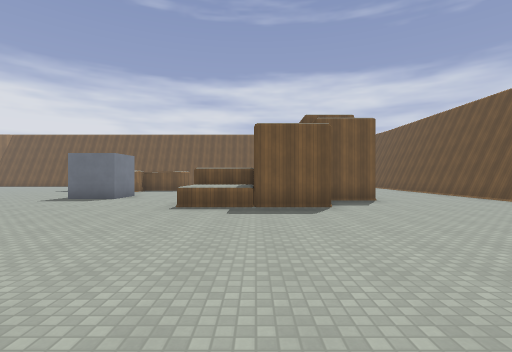
[1] (above)

24 first-person views from a walk through a Godot game level. The camera is 1.5 m above the floor, looks level and sees 85° across. The floor is counted in squares, 2 m on a side. Each view is taken from the middle of a square. On the plan, view 1 faces up. The plan holds only what a view shows up to about 10 squares ahead; the rest is blank. Surface patterns are stand-ins for the level's own textures.

[2]
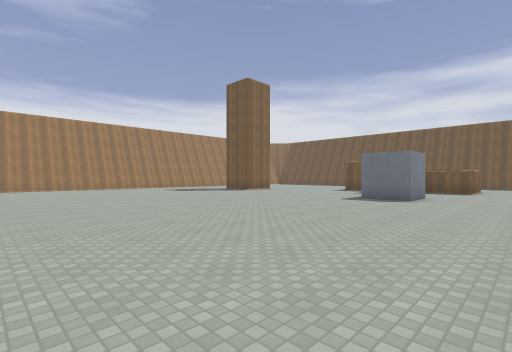

[3]
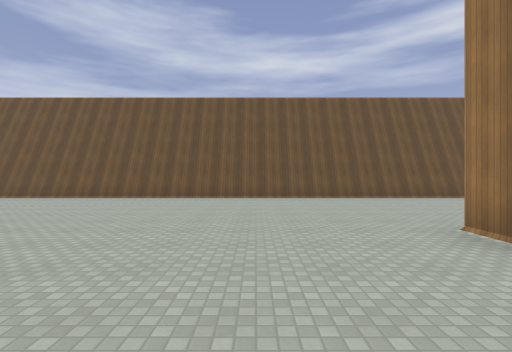

[4]
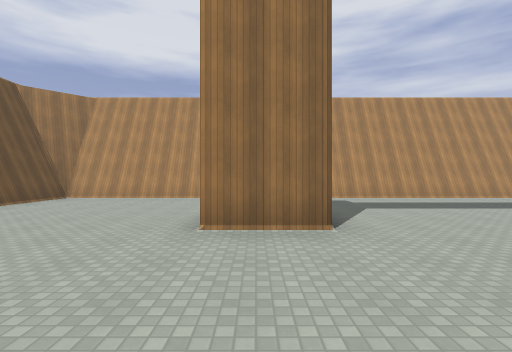

[5]
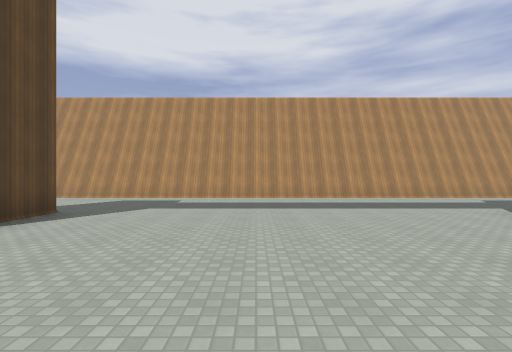

[6]
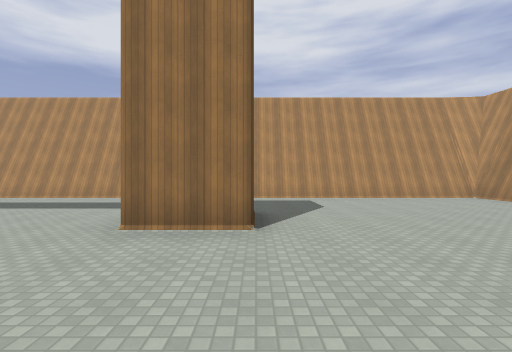

[7]
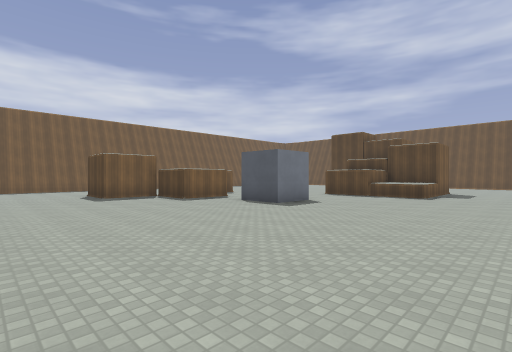

[8]
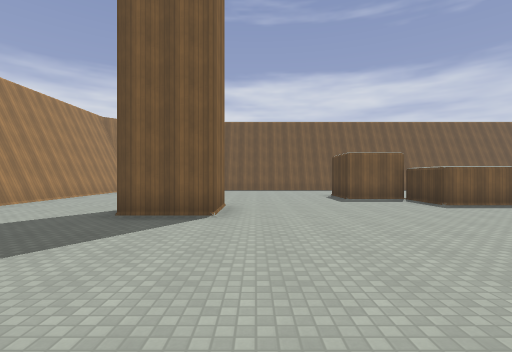

[9]
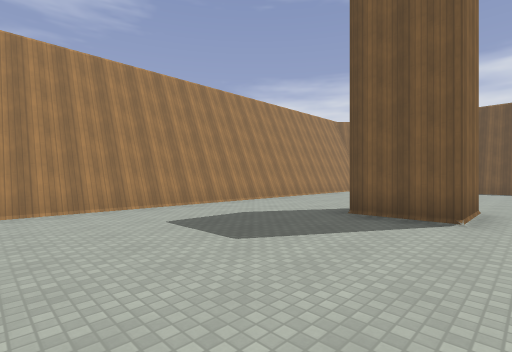

[10]
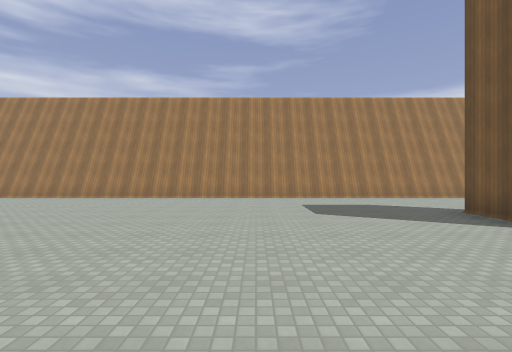

[11]
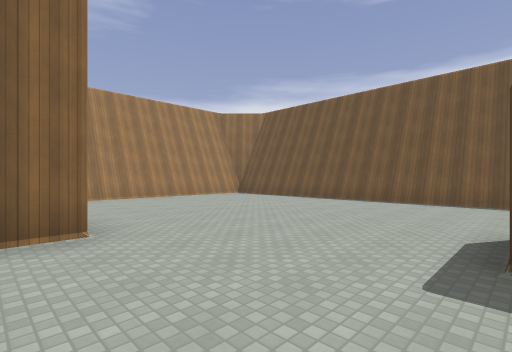

[12]
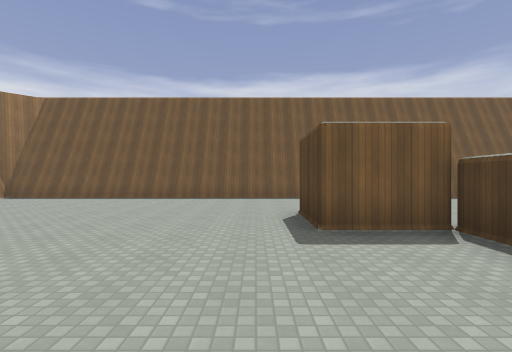

[13]
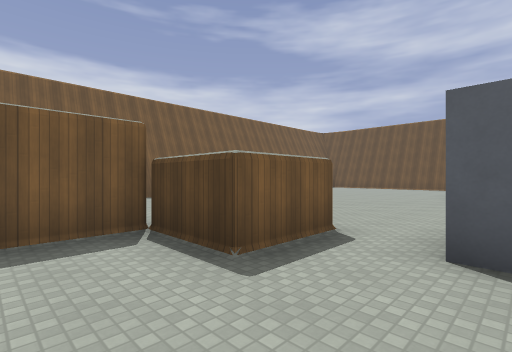

[14]
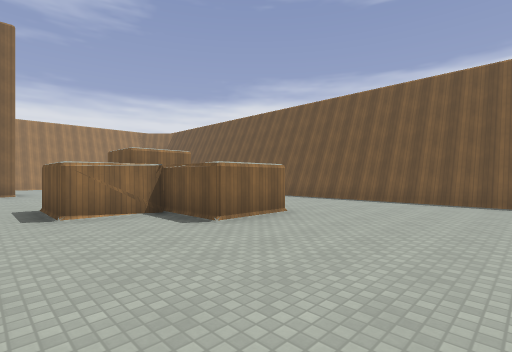

[15]
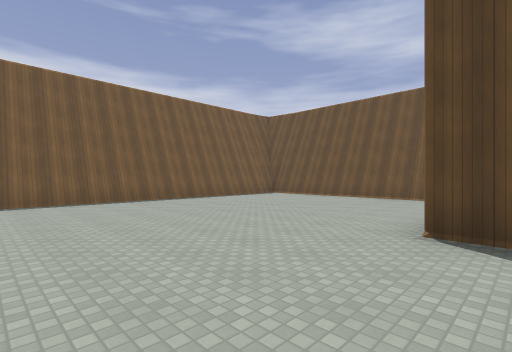

[16]
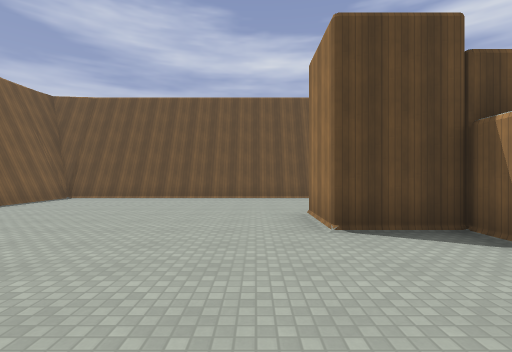

[17]
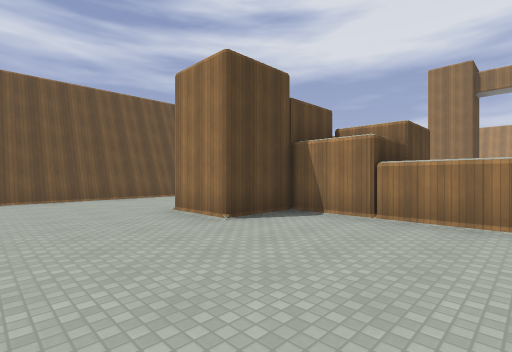

[18]
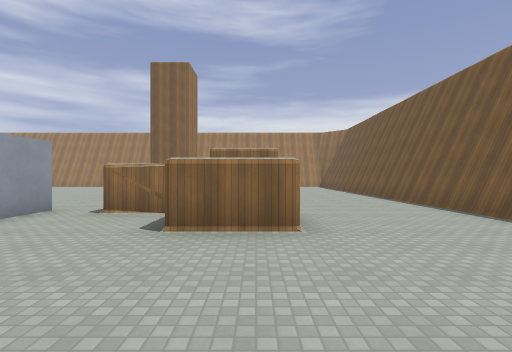

[19]
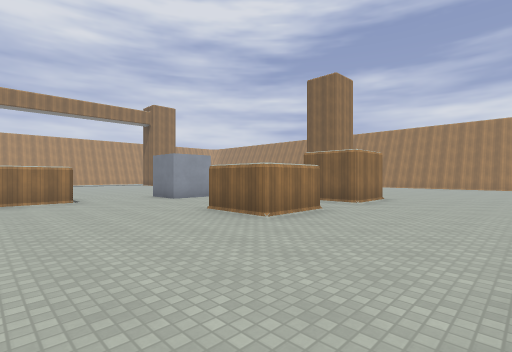

[20]
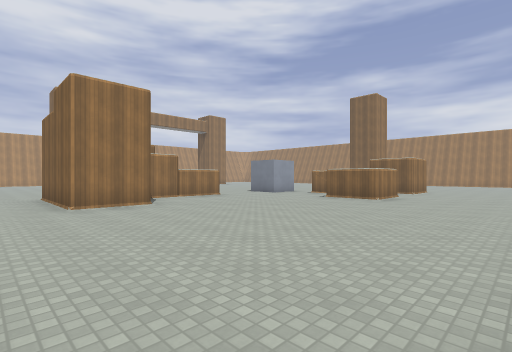

[21]
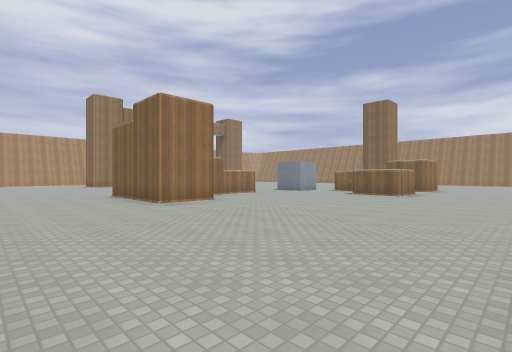

[22]
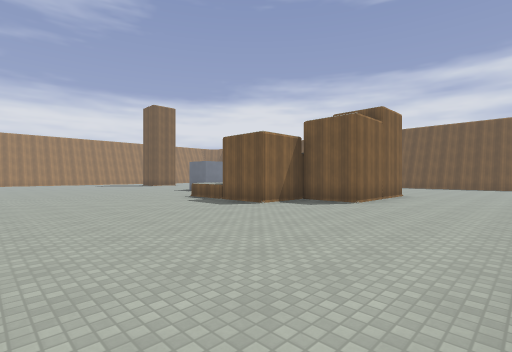

[23]
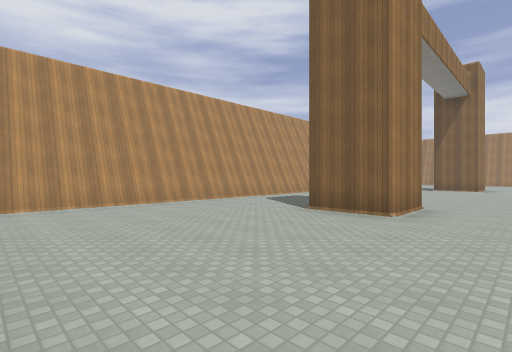

[24]
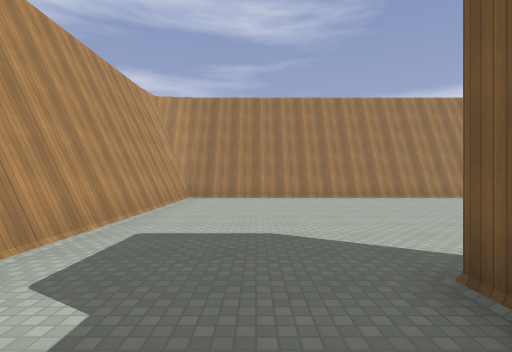

### Floor plan
Points are (right, up) in squares from view 1. A wall is a line through its corners. A room is listed if a view was taken in it or the views show most of it. See-through windows are left out.
Room 1 (views 1, 2, 3, 4, 5, 6, 7, 8, 9, 10, 11, 12, 13, 14, 15, 16, 17, 18, 19, 20, 21, 22, 23, 24)
walls: (-6.1, 9.1) (-6.1, 10.6) (-4.6, 10.6) (-4.6, 9.1) (-6.1, 9.1); (-1.9, 10.1) (1.8, 10.1) (1.8, 12) (3.6, 12) (3.6, 8.3) (1.8, 8.3) (1.8, 6.5) (-1.9, 6.5); (-0.1, 8.3) (-1.8, 8.3); (-5.5, 12.7) (-5.4, 12.2); (-5.6, 13.3) (-5.3, 12.6); (-10.9, -0.8) (-9.1, -0.8); (-12.8, 12) (-12.8, 10.1) (-14.6, 10.1); (0, -0.8) (1.8, -0.8) (1.8, -2.5); (-5.5, 15.6) (-3.7, 15.6) (-3.7, 13.8) (-5.4, 13.8) (-5.5, 12) (-7.3, 12) (-7.3, 13.8) (-9.1, 13.8) (-9.1, 15.6) (-7.3, 15.6) (-7.3, 14.4); (0, -2.6) (0, -1.2); (-18.5, 15.7) (-18.5, -6.5) (7.2, -6.5); (7.5, -6.3) (7.5, 19.5) (-18.3, 19.5)
low walls: (-1.9, 6.5) (-1.9, 8)

Positions as (right, up) in squares from view 1, and headings:
1: (0, 0), facing up
2: (-2, 0), facing up-left
3: (-2, 2), facing right
4: (1, 3), facing down
5: (-4, 3), facing down
6: (-11, 3), facing down
7: (-12, 4), facing up-right
8: (-12, 5), facing up
9: (-12, 5), facing up-left
10: (-9, 6), facing left
11: (-9, 11), facing up-left
12: (-10, 10), facing up
13: (-9, 10), facing up-right
14: (0, 11), facing up-left
15: (-2, 11), facing up-right
16: (-2, 13), facing right
17: (-2, 15), facing down-right
18: (0, 15), facing left
19: (0, 19), facing down-left
20: (5, 19), facing down-left
21: (7, 19), facing down-left
22: (7, 1), facing up-left
23: (7, 1), facing down-left
24: (-9, -4), facing left
